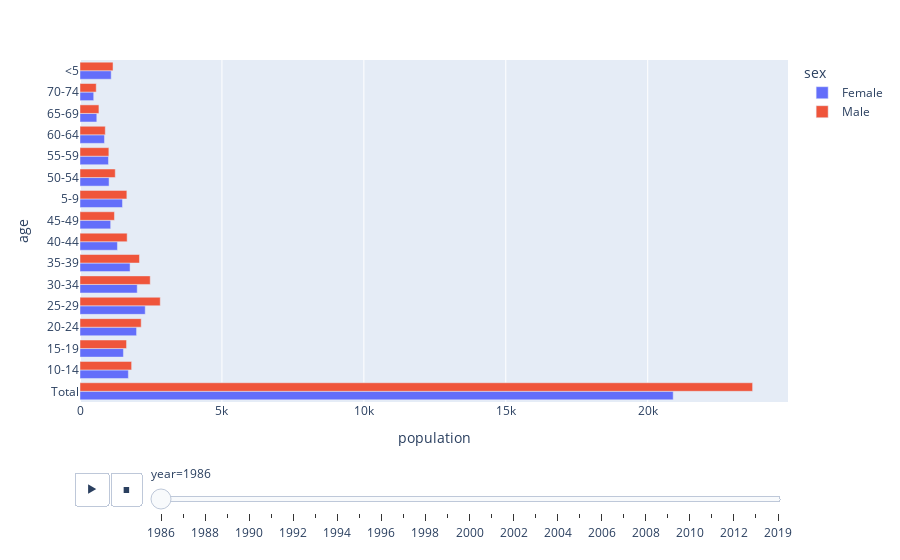

Notebook cell for this chart:
### Code cell
px.bar(data_frame = df[ (df.country == country) & (df.sex != 'Both') ],
       x="population", y="age", orientation='h',
       color='sex', animation_frame='year', barmode='group')

### Figure 1 — Plotly figure (JSON) as saved in the notebook; plotly's stock layout.template omitted (floating-point values rounded to 4 significant figures)
{"data": [{"alignmentgroup": "True", "hovertemplate": "sex=Female<br>year=1986<br>population=%{x}<br>age=%{y}<extra></extra>", "legendgroup": "Female", "marker": {"color": "#636efa", "pattern": {"shape": ""}}, "name": "Female", "offsetgroup": "Female", "orientation": "h", "showlegend": true, "textposition": "auto", "type": "bar", "x": [20898, 1704, 1530, 1993, 2298, 2016, 1764, 1319, 1081, 1496, 1024, 1003, 862, 592, 483, 1099], "xaxis": "x", "y": ["Total", "10-14", "15-19", "20-24", "25-29", "30-34", "35-39", "40-44", "45-49", "5-9", "50-54", "55-59", "60-64", "65-69", "70-74", "<5"], "yaxis": "y"}, {"alignmentgroup": "True", "hovertemplate": "sex=Male<br>year=1986<br>population=%{x}<br>age=%{y}<extra></extra>", "legendgroup": "Male", "marker": {"color": "#EF553B", "pattern": {"shape": ""}}, "name": "Male", "offsetgroup": "Male", "orientation": "h", "showlegend": true, "textposition": "auto", "type": "bar", "x": [23695, 1819, 1640, 2156, 2827, 2474, 2095, 1661, 1214, 1651, 1242, 1017, 891, 667, 572, 1164], "xaxis": "x", "y": ["Total", "10-14", "15-19", "20-24", "25-29", "30-34", "35-39", "40-44", "45-49", "5-9", "50-54", "55-59", "60-64", "65-69", "70-74", "<5"], "yaxis": "y"}], "layout": {"barmode": "group", "legend": {"title": {"text": "sex"}, "tracegroupgap": 0}, "margin": {"t": 60}, "sliders": [{"active": 0, "currentvalue": {"prefix": "year="}, "len": 0.9, "pad": {"b": 10, "t": 60}, "steps": [{"args": [["1986"], {"frame": {"duration": 0, "redraw": true}, "fromcurrent": true, "mode": "immediate", "transition": {"duration": 0, "easing": "linear"}}], "label": "1986", "method": "animate"}, {"args": [["1987"], {"frame": {"duration": 0, "redraw": true}, "fromcurrent": true, "mode": "immediate", "transition": {"duration": 0, "easing": "linear"}}], "label": "1987", "method": "animate"}, {"args": [["1988"], {"frame": {"duration": 0, "redraw": true}, "fromcurrent": true, "mode": "immediate", "transition": {"duration": 0, "easing": "linear"}}], "label": "1988", "method": "animate"}, {"args": [["1989"], {"frame": {"duration": 0, "redraw": true}, "fromcurrent": true, "mode": "immediate", "transition": {"duration": 0, "easing": "linear"}}], "label": "1989", "method": "animate"}, {"args": [["1990"], {"frame": {"duration": 0, "redraw": true}, "fromcurrent": true, "mode": "immediate", "transition": {"duration": 0, "easing": "linear"}}], "label": "1990", "method": "animate"}, {"args": [["1991"], {"frame": {"duration": 0, "redraw": true}, "fromcurrent": true, "mode": "immediate", "transition": {"duration": 0, "easing": "linear"}}], "label": "1991", "method": "animate"}, {"args": [["1992"], {"frame": {"duration": 0, "redraw": true}, "fromcurrent": true, "mode": "immediate", "transition": {"duration": 0, "easing": "linear"}}], "label": "1992", "method": "animate"}, {"args": [["1993"], {"frame": {"duration": 0, "redraw": true}, "fromcurrent": true, "mode": "immediate", "transition": {"duration": 0, "easing": "linear"}}], "label": "1993", "method": "animate"}, {"args": [["1994"], {"frame": {"duration": 0, "redraw": true}, "fromcurrent": true, "mode": "immediate", "transition": {"duration": 0, "easing": "linear"}}], "label": "1994", "method": "animate"}, {"args": [["1995"], {"frame": {"duration": 0, "redraw": true}, "fromcurrent": true, "mode": "immediate", "transition": {"duration": 0, "easing": "linear"}}], "label": "1995", "method": "animate"}, {"args": [["1996"], {"frame": {"duration": 0, "redraw": true}, "fromcurrent": true, "mode": "immediate", "transition": {"duration": 0, "easing": "linear"}}], "label": "1996", "method": "animate"}, {"args": [["1997"], {"frame": {"duration": 0, "redraw": true}, "fromcurrent": true, "mode": "immediate", "transition": {"duration": 0, "easing": "linear"}}], "label": "1997", "method": "animate"}, {"args": [["1998"], {"frame": {"duration": 0, "redraw": true}, "fromcurrent": true, "mode": "immediate", "transition": {"duration": 0, "easing": "linear"}}], "label": "1998", "method": "animate"}, {"args": [["1999"], {"frame": {"duration": 0, "redraw": true}, "fromcurrent": true, "mode": "immediate", "transition": {"duration": 0, "easing": "linear"}}], "label": "1999", "method": "animate"}, {"args": [["2000"], {"frame": {"duration": 0, "redraw": true}, "fromcurrent": true, "mode": "immediate", "transition": {"duration": 0, "easing": "linear"}}], "label": "2000", "method": "animate"}, {"args": [["2001"], {"frame": {"duration": 0, "redraw": true}, "fromcurrent": true, "mode": "immediate", "transition": {"duration": 0, "easing": "linear"}}], "label": "2001", "method": "animate"}, {"args": [["2002"], {"frame": {"duration": 0, "redraw": true}, "fromcurrent": true, "mode": "immediate", "transition": {"duration": 0, "easing": "linear"}}], "label": "2002", "method": "animate"}, {"args": [["2003"], {"frame": {"duration": 0, "redraw": true}, "fromcurrent": true, "mode": "immediate", "transition": {"duration": 0, "easing": "linear"}}], "label": "2003", "method": "animate"}, {"args": [["2004"], {"frame": {"duration": 0, "redraw": true}, "fromcurrent": true, "mode": "immediate", "transition": {"duration": 0, "easing": "linear"}}], "label": "2004", "method": "animate"}, {"args": [["2005"], {"frame": {"duration": 0, "redraw": true}, "fromcurrent": true, "mode": "immediate", "transition": {"duration": 0, "easing": "linear"}}], "label": "2005", "method": "animate"}, {"args": [["2006"], {"frame": {"duration": 0, "redraw": true}, "fromcurrent": true, "mode": "immediate", "transition": {"duration": 0, "easing": "linear"}}], "label": "2006", "method": "animate"}, {"args": [["2007"], {"frame": {"duration": 0, "redraw": true}, "fromcurrent": true, "mode": "immediate", "transition": {"duration": 0, "easing": "linear"}}], "label": "2007", "method": "animate"}, {"args": [["2008"], {"frame": {"duration": 0, "redraw": true}, "fromcurrent": true, "mode": "immediate", "transition": {"duration": 0, "easing": "linear"}}], "label": "2008", "method": "animate"}, {"args": [["2009"], {"frame": {"duration": 0, "redraw": true}, "fromcurrent": true, "mode": "immediate", "transition": {"duration": 0, "easing": "linear"}}], "label": "2009", "method": "animate"}, {"args": [["2010"], {"frame": {"duration": 0, "redraw": true}, "fromcurrent": true, "mode": "immediate", "transition": {"duration": 0, "easing": "linear"}}], "label": "2010", "method": "animate"}, {"args": [["2011"], {"frame": {"duration": 0, "redraw": true}, "fromcurrent": true, "mode": "immediate", "transition": {"duration": 0, "easing": "linear"}}], "label": "2011", "method": "animate"}, {"args": [["2012"], {"frame": {"duration": 0, "redraw": true}, "fromcurrent": true, "mode": "immediate", "transition": {"duration": 0, "easing": "linear"}}], "label": "2012", "method": "animate"}, {"args": [["2013"], {"frame": {"duration": 0, "redraw": true}, "fromcurrent": true, "mode": "immediate", "transition": {"duration": 0, "easing": "linear"}}], "label": "2013", "method": "animate"}, {"args": [["2019"], {"frame": {"duration": 0, "redraw": true}, "fromcurrent": true, "mode": "immediate", "transition": {"duration": 0, "easing": "linear"}}], "label": "2019", "method": "animate"}], "x": 0.1, "xanchor": "left", "y": 0, "yanchor": "top"}], "updatemenus": [{"buttons": [{"args": [null, {"frame": {"duration": 500, "redraw": true}, "fromcurrent": true, "mode": "immediate", "transition": {"duration": 500, "easing": "linear"}}], "label": "&#9654;", "method": "animate"}, {"args": [[null], {"frame": {"duration": 0, "redraw": true}, "fromcurrent": true, "mode": "immediate", "transition": {"duration": 0, "easing": "linear"}}], "label": "&#9724;", "method": "animate"}], "direction": "left", "pad": {"r": 10, "t": 70}, "showactive": false, "type": "buttons", "x": 0.1, "xanchor": "right", "y": 0, "yanchor": "top"}], "xaxis": {"anchor": "y", "domain": [0, 1], "title": {"text": "population"}}, "yaxis": {"anchor": "x", "domain": [0, 1], "title": {"text": "age"}}}}
